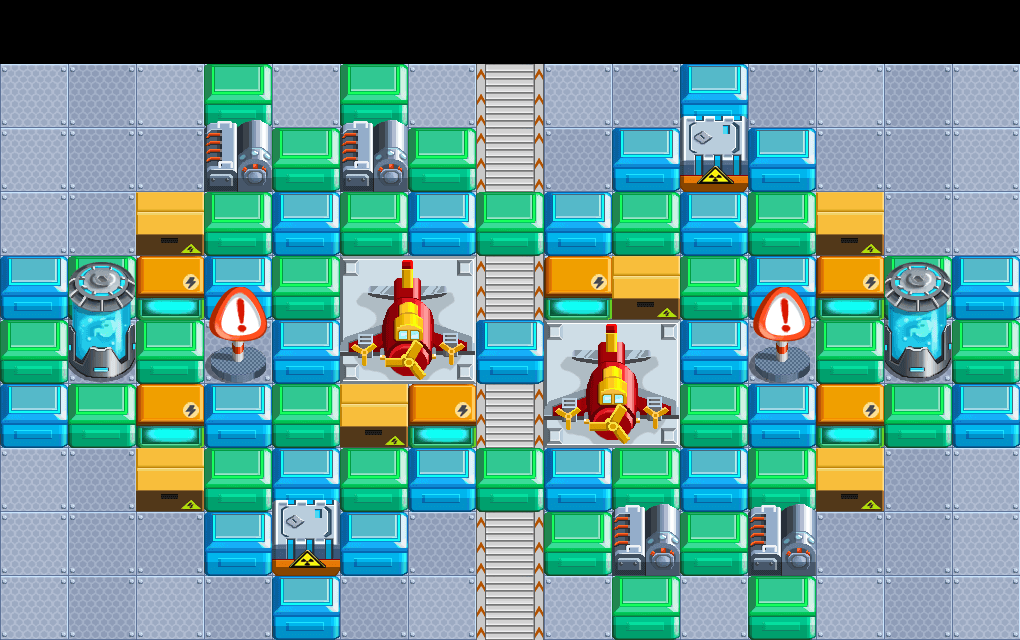

A level layout from a 2D game, rendered from its tile map. Below: a short description, then the map file with tile-grid data replaced by summaries:
An orthogonal 15x10 tile map with 68x64 px tiles, 4 tile layers (bg, item, wall, fg) and 2 objects (player1, player2).

<map version="1.0" orientation="orthogonal" renderorder="right-down" width="15" height="10" tilewidth="68" tileheight="64" nextobjectid="6">
 <tileset firstgid="1" name="gongchang" tilewidth="68" tileheight="64" tilecount="45" columns="5">
  <image source="gongchang.png" width="340" height="576" />
  <tile id="3">
   <properties>
    <property name="block" value="1" />
   </properties>
  </tile>
  <tile id="4">
   <properties>
    <property name="block" value="1" />
   </properties>
  </tile>
  <tile id="5">
   <properties>
    <property name="block" value="1" />
   </properties>
  </tile>
  <tile id="6">
   <properties>
    <property name="block" value="1" />
    <property name="shadow" value="1" />
   </properties>
  </tile>
  <tile id="7">
   <properties>
    <property name="block" value="1" />
    <property name="shadow" value="1" />
   </properties>
  </tile>
  <tile id="8">
   <properties>
    <property name="block" value="1" />
    <property name="shadow" value="1" />
   </properties>
  </tile>
  <tile id="9">
   <properties>
    <property name="anim" value="2" />
    <property name="dir" value="up" />
   </properties>
  </tile>
  <tile id="10">
   <properties>
    <property name="block" value="1" />
    <property name="shadow" value="1" />
   </properties>
  </tile>
  <tile id="11">
   <properties>
    <property name="block" value="1" />
    <property name="shadow" value="1" />
   </properties>
  </tile>
  <tile id="15">
   <properties>
    <property name="block" value="1" />
   </properties>
  </tile>
  <tile id="16">
   <properties>
    <property name="block" value="1" />
   </properties>
  </tile>
  <tile id="17">
   <properties>
    <property name="block" value="1" />
    <property name="move" value="1" />
    <property name="shadow" value="1" />
   </properties>
  </tile>
  <tile id="18">
   <properties>
    <property name="block" value="1" />
   </properties>
  </tile>
  <tile id="19">
   <properties>
    <property name="block" value="1" />
   </properties>
  </tile>
  <tile id="23">
   <properties>
    <property name="block" value="1" />
   </properties>
  </tile>
  <tile id="24">
   <properties>
    <property name="block" value="1" />
   </properties>
  </tile>
  <tile id="25">
   <properties>
    <property name="block" value="1" />
   </properties>
  </tile>
  <tile id="26">
   <properties>
    <property name="block" value="1" />
   </properties>
  </tile>
  <tile id="30">
   <properties>
    <property name="anim" value="5" />
    <property name="dir" value="up" />
   </properties>
  </tile>
  <tile id="44">
   <properties>
    <property name="block" value="1" />
   </properties>
  </tile>
 </tileset>
 <layer name="bg" width="15" height="10">
  <data>[150 cells, 135 non-empty, 3 distinct tile ids]</data>
 </layer>
 <layer name="item" width="15" height="10">
  <data>[150 cells, 67 non-empty, 4 distinct tile ids]</data>
 </layer>
 <layer name="wall" width="15" height="10">
  <data>[150 cells, 18 non-empty, 8 distinct tile ids]</data>
 </layer>
 <layer name="fg" width="15" height="10">
  <data>[150 cells, 10 non-empty, 4 distinct tile ids]</data>
 </layer>
 <objectgroup name="players">
  <object id="1" name="player1" x="100" y="90">
   <properties>
    <property name="playertype" value="player" />
   </properties>
  </object>
  <object id="2" name="player2" x="105" y="600">
   <properties>
    <property name="playertype" value="npc10" />
   </properties>
  </object>
 </objectgroup>
</map>
